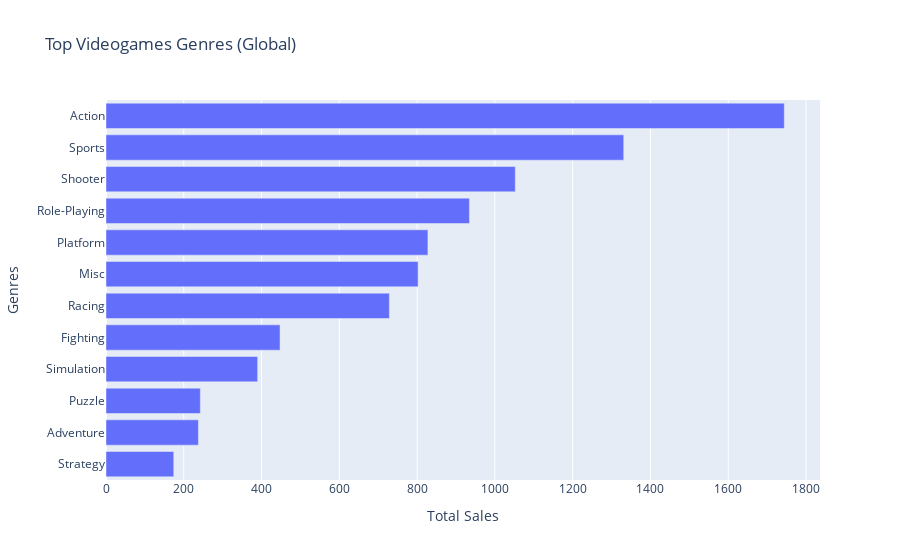

The notebook cell this image was saved under:
### Code cell
fig9 = px.bar(genre_df, x='total_sales',y='genre', title='Top Videogames Genres (Global)')
fig9.update_layout(xaxis_title='Total Sales', yaxis_title='Genres')
fig9.show()

### Figure 1 — Plotly figure (JSON) as saved in the notebook; plotly's stock layout.template omitted (floating-point values rounded to 4 significant figures)
{"data": [{"alignmentgroup": "True", "hovertemplate": "total_sales=%{x}<br>genre=%{y}<extra></extra>", "legendgroup": "", "marker": {"color": "#636efa", "pattern": {"shape": ""}}, "name": "", "offsetgroup": "", "orientation": "h", "showlegend": false, "textposition": "auto", "type": "bar", "x": [174.2, 237.6, 242.6, 389.9, 447.5, 728.7, 802.5, 827.8, 934.6, 1052.0, 1331.0, 1744.0], "xaxis": "x", "y": ["Strategy", "Adventure", "Puzzle", "Simulation", "Fighting", "Racing", "Misc", "Platform", "Role-Playing", "Shooter", "Sports", "Action"], "yaxis": "y"}], "layout": {"barmode": "relative", "legend": {"tracegroupgap": 0}, "title": {"text": "Top Videogames Genres (Global)"}, "xaxis": {"anchor": "y", "domain": [0, 1], "title": {"text": "Total Sales"}}, "yaxis": {"anchor": "x", "domain": [0, 1], "title": {"text": "Genres"}}}}
